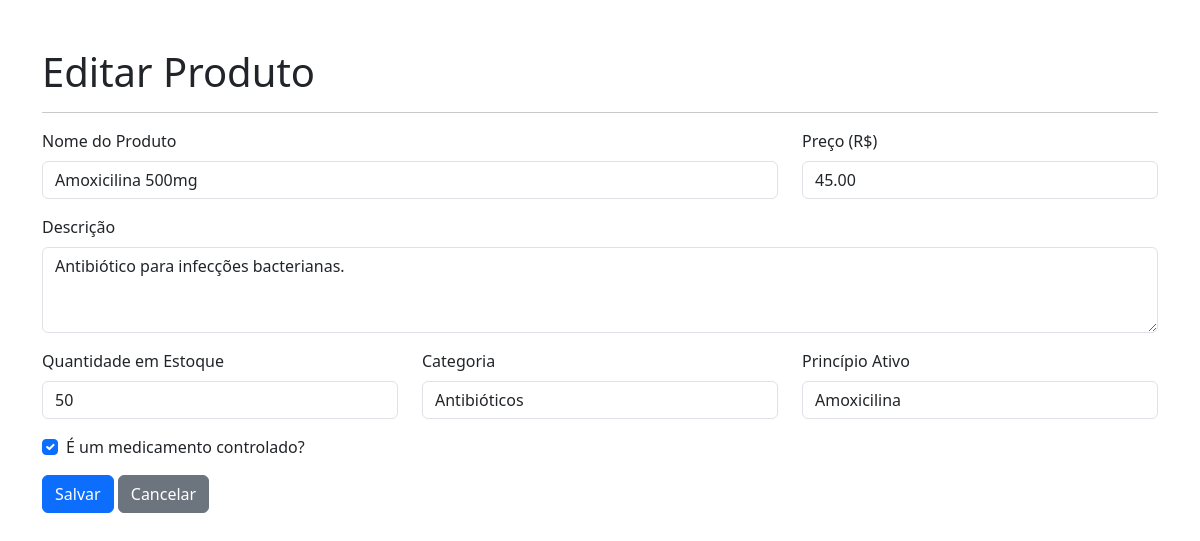
The app's page /modulos/estoque/form_produto.php?id=2 with its own data.
### tables this page shows
CREATE TABLE produtos (
    id INT AUTO_INCREMENT PRIMARY KEY,
    nome VARCHAR(150) NOT NULL,
    descricao TEXT,
    preco DECIMAL(10, 2) NOT NULL,
    estoque INT NOT NULL,
    estoque_minimo INT DEFAULT 5,
    categoria VARCHAR(50),
    principio_ativo VARCHAR(100),
    controlado BOOLEAN DEFAULT FALSE,
    data_criacao TIMESTAMP DEFAULT CURRENT_TIMESTAMP
);

### modulos/estoque/form_produto.php (the view, shortened to what this page needs)
<?php
require_once 'config/database.php';
$produto = [
    'id' => '', 'nome' => '', 'descricao' => '', 'preco' => '',
    'estoque' => '', 'categoria' => '', 'principio_ativo' => '', 'controlado' => 0
];
$titulo = "Adicionar Novo Produto";
if (isset($_GET['id'])) {
    $titulo = "Editar Produto";
    try {
        $stmt = $pdo->prepare("SELECT * FROM produtos WHERE id = ?");
        $stmt->execute([$_GET['id']]);
        $produto = $stmt->fetch();
    } catch (\PDOException $e) {
        die("Erro ao buscar o produto: " . $e->getMessage());
    }
}
?>
<!DOCTYPE html>
<html lang="pt-br">
<head>
    <link rel="stylesheet" href="https://cdn.jsdelivr.net/npm/bootstrap@5.3.3/dist/css/bootstrap.min.css">
</head>
<body>
<div class="container mt-5">
    <h1><?php echo $titulo; ?></h1>
    <hr>
    <form action="salvar_produto.php" method="post">
        <div class="row">
            <div class="col-md-8 mb-3">
                <label for="nome" class="form-label">Nome do Produto</label>
                <input type="text" class="form-control" id="nome" name="nome" value="<?php echo htmlspecialchars($produto['nome']); ?>" required>
            </div>
            <div class="col-md-4 mb-3">
                <label for="preco" class="form-label">Preço (R$)</label>
                <input type="number" step="0.01" class="form-control" id="preco" name="preco" value="<?php echo htmlspecialchars($produto['preco']); ?>" required>
            </div>
        </div>
        <div class="mb-3">
            <label for="descricao" class="form-label">Descrição</label>
            <textarea class="form-control" id="descricao" name="descricao" rows="3"><?php echo htmlspecialchars($produto['descricao']); ?></textarea>
        </div>
        <div class="row">
            <div class="col-md-4 mb-3">
                <label for="estoque" class="form-label">Quantidade em Estoque</label>
                <input type="number" class="form-control" id="estoque" name="estoque" value="<?php echo htmlspecialchars($produto['estoque']); ?>" required>
            </div>
            <div class="col-md-4 mb-3">
                <label for="categoria" class="form-label">Categoria</label>
                <input type="text" class="form-control" id="categoria" name="categoria" value="<?php echo htmlspecialchars($produto['categoria']); ?>">
            </div>
             <div class="col-md-4 mb-3">
                <label for="principio_ativo" class="form-label">Princípio Ativo</label>
                <input type="text" class="form-control" id="principio_ativo" name="principio_ativo" value="<?php echo htmlspecialchars($produto['principio_ativo']); ?>">
            </div>
        </div>
        <div class="form-check mb-3">
            <input class="form-check-input" type="checkbox" name="controlado" id="controlado" value="1" <?php echo $produto['controlado'] ? 'checked' : ''; ?>>
            <label class="form-check-label" for="controlado">
                É um medicamento controlado?
            </label>
        </div>
        <button type="submit" class="btn btn-primary">Salvar</button>
        <a href="admin.php" class="btn btn-secondary">Cancelar</a>
    </form>
</div>
</body>
</html>

### records on screen
produtos: nome "Amoxicilina 500mg", preco "45.00", descricao "Antibiótico para infecções bacterianas.", estoque "50", categoria "Antibióticos", principio_ativo "Amoxicilina", controlado "☑"

### other values on screen
$titulo "Editar Produto"
